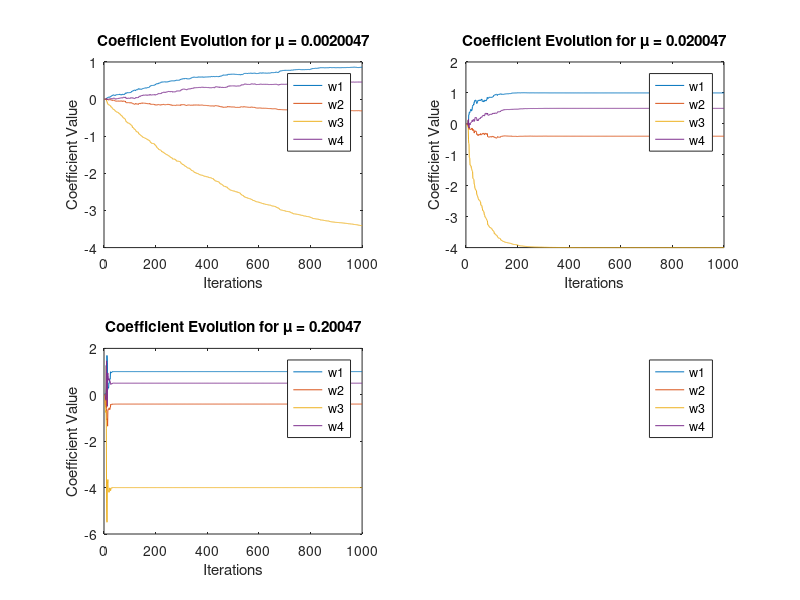

Write MATLAB code to recreate this figure.

N = 1000; % Samples/deigmata
x = randn(1, N); % Input signal/sima eisodou
h = [1, -0.4, -4, 0.5]; % Coefficients/Sidelestes
d = filter(h, 1, x); % d(n)

L = 4; % 4 coefficients/4 sidelestes

% Computing the autocorrelation matrix Rx/Ipologismos Rx
X_full = zeros(L, N - L + 1); 
for i = 1:L
    X_full(i, :) = x(i:N - L + i); 
end
R_x = (X_full * X_full') / (N - L); 

% Maximum step size μ/ Megisti timh tou μ
lambda_max = max(eig(R_x)); 
mu_max = 2 / lambda_max; 

% Step sizes required/thetoume to μ pou zitite
mu_values = [0.001, 0.01, 0.1, 0.5] * mu_max;


coeff_evolution = zeros(length(mu_values), N, L);

% Loop for all step sizes/kanoume loop oste na treksoun ola ta μ
final_coefficients = zeros(length(mu_values), L); 
for i = 1:length(mu_values)
    mu = mu_values(i); 
    w = zeros(1, L); 
    
   
    coeffs_over_time = zeros(N, L);
    
    % Lms implementation/ilopoihsh lms
    for n = L:N
       
        X = [x(n), x(n-1), x(n-2), x(n-3)];
        
       % filter output/eksodos filtrou
        y = w * X'; 
        
         % Error of filter output signal compared to the desired signal/sfalma
    % eksodou
        e = d(n) - y; 
        
       % New filter coefficients/Enimerosi sideleston me kathe epanalipsi
        w = w + mu * e * X; 
        
        
        coeffs_over_time(n, :) = w;
    end
    
    % Save coefficient evolution/ekseliksei sideleston
    coeff_evolution(i, :, :) = coeffs_over_time;
    
    % Save coefficients/sidelestes
    final_coefficients(i, :) = w;
end


for i = 1:length(mu_values)
    mu = mu_values(i);
    disp(['Step size μ: ', num2str(mu)]);
    disp('Final Coefficients:');
    disp(final_coefficients(i, :)); 
    disp('------------------------------------');
end


figure;
for i = 1:length(mu_values)
    subplot(2, 2, i);
    plot(squeeze(coeff_evolution(i, :, :)));
    title(['Coefficient Evolution for μ = ', num2str(mu_values(i))]);
    xlabel('Iterations');
    ylabel('Coefficient Value');
    legend('w1', 'w2', 'w3', 'w4');
end
